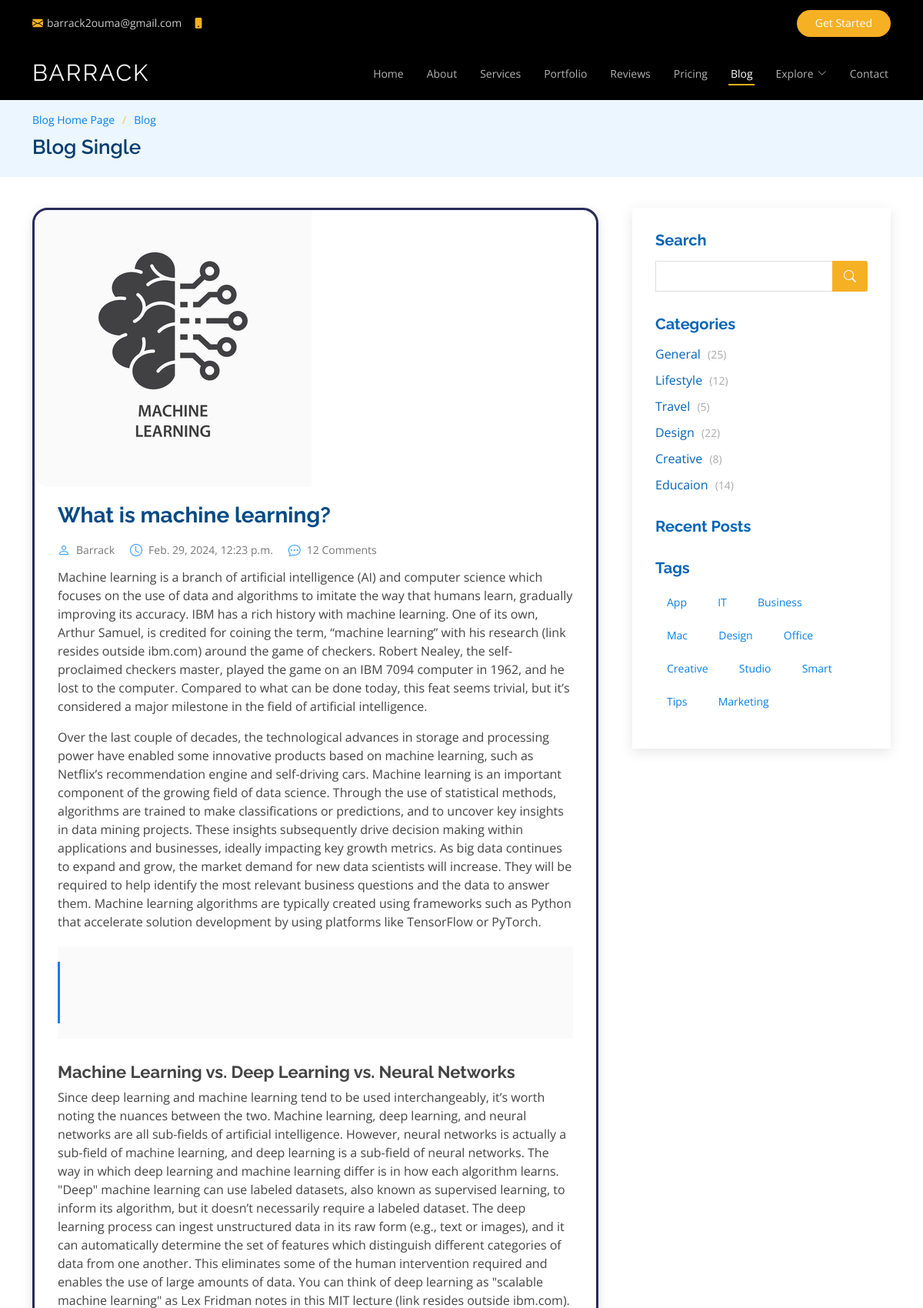
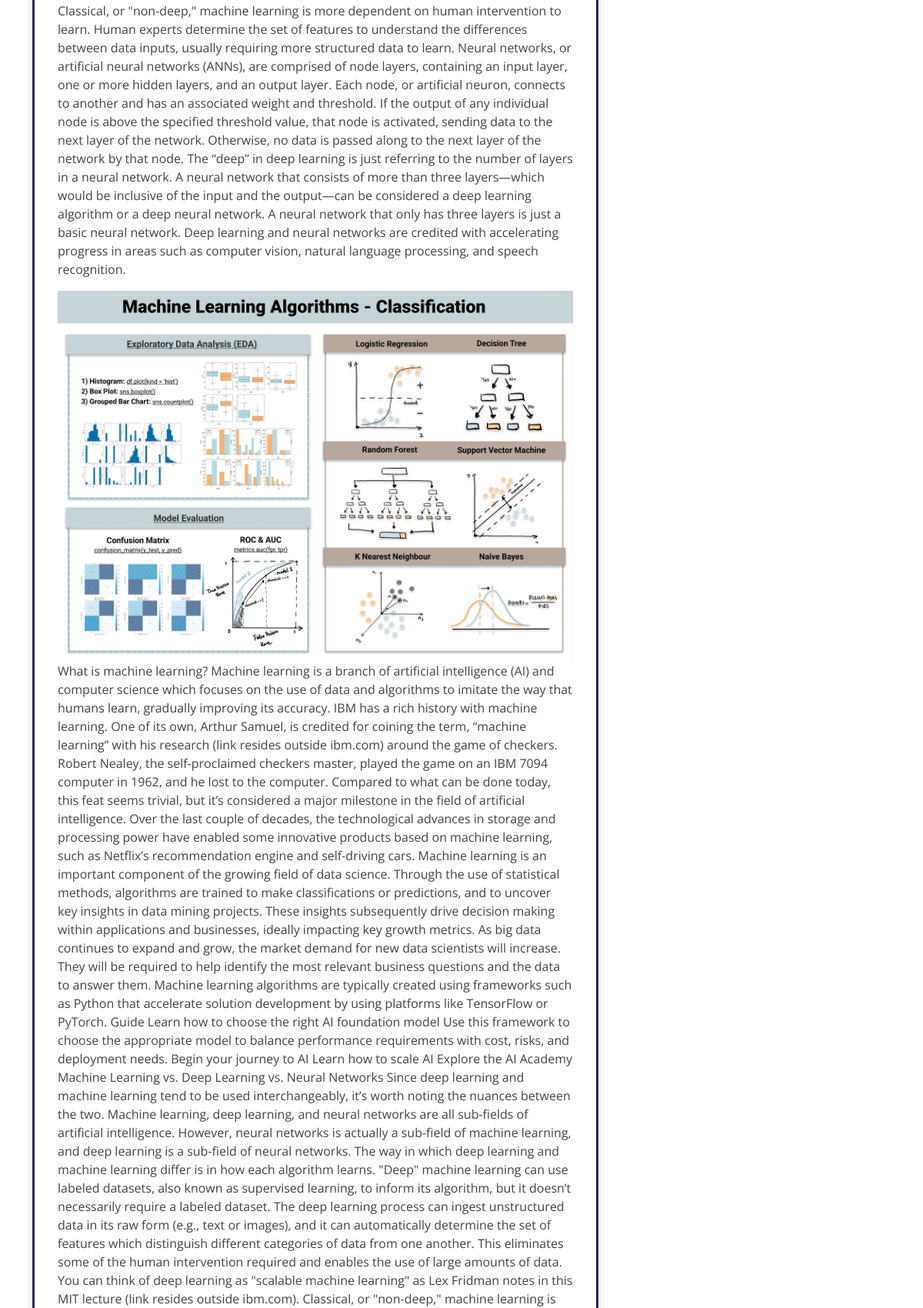
Screenshot of /blog_single/what-is-machine-learning/ (upper part) with the database file from the repository (2 pictures, top to bottom).
### myapp/models.py (models this page shows, shortened)
class Post(models.Model):
    category = models.ForeignKey(Category, related_name='posts', on_delete=models.CASCADE)
    title = models.CharField(max_length=100)
    slug = models.SlugField(unique=True, blank=True)  # Make sure blank is allowed
    intro = models.TextField()
    paragraph_1 = models.TextField()
    my_back_quote = models.TextField()
    subheading = models.TextField()
    paragraph_2 = models.TextField()
    paragraph_3 = models.TextField()
    conclusion = models.TextField()
    created_at = models.DateTimeField(default=datetime.now, blank=True)
    image = models.ImageField(upload_to='uploads/', blank=True, null=True)
    image_2 = models.ImageField(upload_to='uploads/', blank=True, null=True)
    class Meta:
        ordering = ('-created_at',)

### myapp/views.py (the view)
# urls.py: path('blog_single/<slug:slug>/', views.blog_single, name='blog_single'),
def blog_single(request, slug):
    post = get_object_or_404(Post, slug=slug)
    return render(request, 'blog_single.html', {'post': post})

### templates/blog_single.html (shortened to what this page needs)
{% load static %}
<!DOCTYPE html>
<html lang="en">
  <head>
    <link href="{% static 'assets/vendor/animate.css/animate.min.css' %}" rel="stylesheet" />
    <link href="{% static 'assets/vendor/aos/aos.css' %}" rel="stylesheet" />
    <link
      href="{% static 'assets/vendor/bootstrap/css/bootstrap.min.css' %}"
      rel="stylesheet"
    />
    <link
      href="{% static 'assets/vendor/bootstrap-icons/bootstrap-icons.css' %}"
      rel="stylesheet"
    />
    <link href="{% static 'assets/vendor/boxicons/css/boxicons.min.css' %}" rel="stylesheet" />
    <link
      href="{% static 'assets/vendor/glightbox/css/glightbox.min.css' %}"
      rel="stylesheet"
    />
    <link href="{% static 'assets/vendor/remixicon/remixicon.css' %}" rel="stylesheet" />
    <link href="{% static 'assets/vendor/swiper/swiper-bundle.min.css' %}" rel="stylesheet" />
    <link href="{% static 'assets/css/style.css' %}" rel="stylesheet" />
  </head>
  <body>
    <div
      id="topbar"
      class="fixed-top d-flex align-items-center topbar-inner-pages"
    >
      <div
        class="container d-flex align-items-center justify-content-center justify-content-md-between"
      >
        <div class="contact-info d-flex align-items-center">
          <i class="bi bi-envelope-fill"></i
          ><a href="mailto:contact@example.com">barrack2ouma@gmail.com</a>
          <i class="bi bi-phone-fill phone-icon"></i> +254 7699 46415
        </div>
        <div class="cta d-none d-md-block">
          <a href="#about" class="scrollto">Get Started</a>
        </div>
      </div>
    </div>
    <header
      id="header"
      class="fixed-top d-flex align-items-center header-inner-pages"
    >
      <div class="container d-flex align-items-center justify-content-between">
        <h1 class="logo"><a href="{% url 'index' %}">BARRACK</a></h1>
        <nav id="navbar" class="navbar">
          <ul>
            <li><a class="nav-link scrollto" href="{% url 'index' %}">Home</a></li>
            <li><a class="nav-link scrollto" href="{% url 'index' %}#about">About</a></li>
            <li><a class="nav-link scrollto" href="{% url 'index' %}#services">Services</a></li>
            <li>
              <a class="nav-link scrollto" href="{% url 'index' %}#portfolio">Portfolio</a>
            </li>
            <li><a class="nav-link scrollto" href="{% url 'index' %}#team">Reviews</a></li>
            <li><a class="nav-link scrollto" href="{% url 'index' %}#pricing">Pricing</a></li>
            <li><a class="active" href="{% url 'blog' %}">Blog</a></li>
            <li class="dropdown">
              <a href="#"
                ><span>Explore</span> <i class="bi bi-chevron-down"></i
              ></a>
            </li>
            <li><a class="nav-link scrollto" href="{% url 'index' %}#contact">Contact</a></li>
          </ul>
        </nav>
      </div>
    </header>
    <main id="main">
      <section id="breadcrumbs" class="breadcrumbs">
        <div class="container">
          <ol>
            <li><a href="{% url 'blog' %}">Blog Home Page</a></li>
            <li><a href="{% url 'blog' %}">Blog</a></li>
          </ol>
          <h2>Blog Single</h2>
        </div>
      </section>
      <section id="blog" class="blog">
        <div class="container" data-aos="fade-up">
          <div class="row">
            <div class="col-lg-8 entries">
              <article class="entry entry-single">
                {% if post.image %}
                <div class="entry-img">
                  <img
                    src="{{ post.image.url }}"
                    alt=""
                    class="img-fluid"
                  />
                </div>
                {% endif %}
                <h2 class="entry-title">
                  <a href="{% url 'blog_single' slug=post.slug %}"
                    >{{ post.title }}</a
                  >
                </h2>
                <div class="entry-meta">
                  <ul>
                    <li class="d-flex align-items-center">
                      <i class="bi bi-person"></i>
                      <a href="#">Barrack</a>
                    </li>
                    <li class="d-flex align-items-center">
                      <i class="bi bi-clock"></i>
                      <a href="#"
                        ><time datetime="2020-01-01">{{ post.created_at }}</time></a
                      >
                    </li>
                    <li class="d-flex align-items-center">
                      <i class="bi bi-chat-dots"></i>
                      <a href="#">12 Comments</a>
                    </li>
                  </ul>
                </div>
                <div class="entry-content">
                  <p>
                    {{post.intro}}
                  </p>
                  <p>
                    {{post.paragraph_1}}
                  <blockquote>
                  </blockquote>
                  <h3>{{post.subheading}}</h3>
                  <p>
                    {{post.paragraph_2}}
                  </p>
                  {% if post.image %}
                  <img
                    src="{{ post.image_2.url }}"
                    class="img-fluid"
                    alt=""
                  />
                  {% endif %}
                  <p>
                  </p>
                </div>
              </article>
            </div>
            <div class="col-lg-4">
              <div class="sidebar">
                <h3 class="sidebar-title">Search</h3>
                <div class="sidebar-item search-form">
                  <form action="">
                    <input type="text" />
                    <button type="submit"><i class="bi bi-search"></i></button>
                  </form>
                </div>
                <h3 class="sidebar-title">Categories</h3>
                <div class="sidebar-item categories">
                  <ul>
                    <li>
                      <a href="#">General <span>(25)</span></a>
                    </li>
                    <li>
                      <a href="#">Lifestyle <span>(12)</span></a>
                    </li>
                    <li>
                      <a href="#">Travel <span>(5)</span></a>
                    </li>
                    <li>
                      <a href="#">Design <span>(22)</span></a>
                    </li>
                    <li>
                      <a href="#">Creative <span>(8)</span></a>
                    </li>
                    <li>
                      <a href="#">Educaion <span>(14)</span></a>
                    </li>
                  </ul>
                </div>
                <h3 class="sidebar-title">Recent Posts</h3>
                <h3 class="sidebar-title">Tags</h3>
                <div class="sidebar-item tags">
                  <ul>
                    <li><a href="#">App</a></li>
                    <li><a href="#">IT</a></li>
                    <li><a href="#">Business</a></li>
                    <li><a href="#">Mac</a></li>
                    <li><a href="#">Design</a></li>
                    <li><a href="#">Office</a></li>
                    <li><a href="#">Creative</a></li>
                    <li><a href="#">Studio</a></li>
                    <li><a href="#">Smart</a></li>
                    <li><a href="#">Tips</a></li>
                    <li><a href="#">Marketing</a></li>
                  </ul>
                </div>
              </div>
            </div>
          </div>
        </div>
      </section>
    </main>
  </body>
</html>

### rows the page displays
Post: image (picture), title "What is machine learning?", created_at "Feb. 29, 2024, 12:23 p.m.", intro "Machine learning is a branch of artificial intelligence (AI) and computer science which focuses on the use of data and algorithms to imitate the way that humans learn, gradually improving its accuracy. IBM has a rich history with machine learning. One of its own, Arthur Samuel, is credited for coining the term, “machine learning” with his research (link resides outside ibm.com) around the game of checkers. Robert Nealey, the self-proclaimed checkers master, played the game on an IBM 7094 computer in 1962, and he lost to the computer. Compared to what can be done today, this feat seems trivial, but it’s considered a major milestone in the field of artificial intelligence.", paragraph_1 "Over the last couple of decades, the technological advances in storage and processing power have enabled some innovative products based on machine learning, such as Netflix’s recommendation engine and self-driving cars. Machine learning is an important component of the growing field of data science. Through the use of statistical methods, algorithms are trained to make classifications or predictions, and to uncover key insights in data mining projects. These insights subsequently drive decision making within applications and businesses, ideally impacting key growth metrics. As big data continues to expand and grow, the market demand for new data scientists will increase. They will be…", subheading "Machine Learning vs. Deep Learning vs. Neural Networks", paragraph_2 "Since deep learning and machine learning tend to be used interchangeably, it’s worth noting the nuances between the two. Machine learning, deep learning, and neural networks are all sub-fields of artificial intelligence. However, neural networks is actually a sub-field of machine learning, and deep learning is a sub-field of neural networks. The way in which deep learning and machine learning differ is in how each algorithm learns. \"Deep\" machine learning can use labeled datasets, also known as supervised learning, to inform its algorithm, but it doesn’t necessarily require a labeled dataset. The deep learning process can ingest unstructured data in its raw form (e.g., text or images), and…", image_2 (picture)
